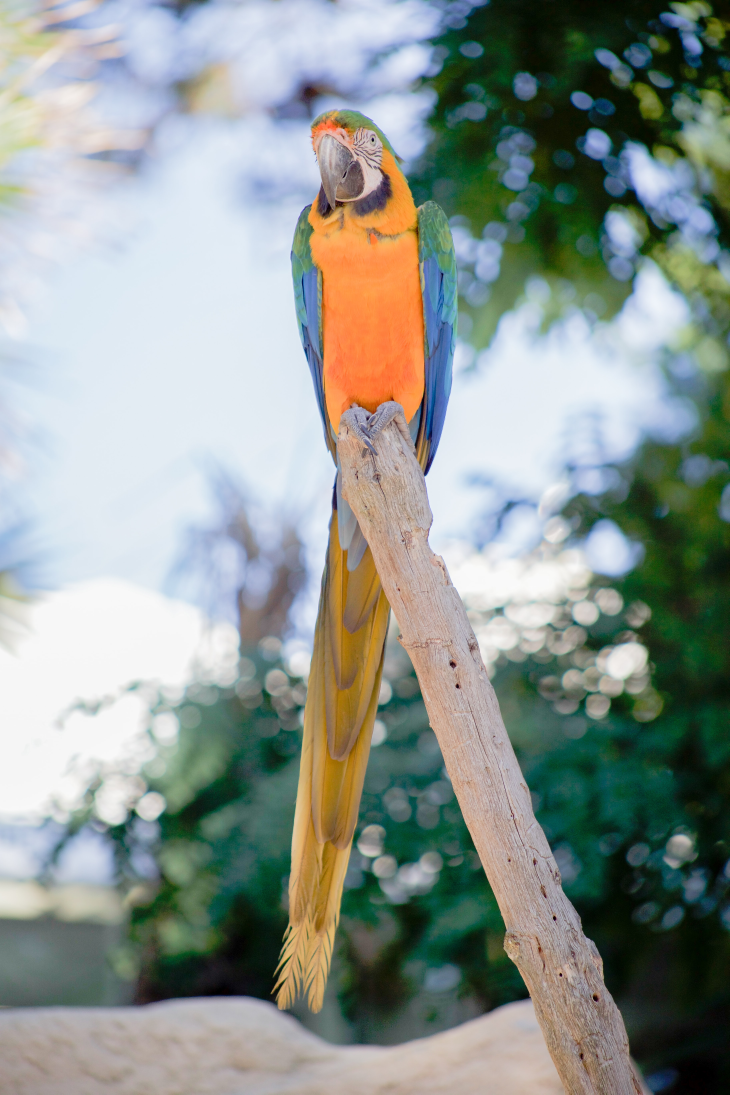
#> input picture openCV/parrot-image.jpg, 3648 x 5472 px, found by its file name (shown at 1/5 size)
$ python edges_dilation.py
#> lines starting #> are read from the running program, lines starting #| are printed output that depends on the picture; after the words box and inside, x2 and y2 are one past the last pixel; in counts of white or black regions, pixels touching at a corner belong together
import cv2

img = cv2.imread('openCV/parrot-image.jpg',-1)
#> img is the input picture: shape (5472, 3648, 3); mean B, G, R 144.5, 150.3, 141.5
#cv2.imshow('Image',img)

resized = cv2.resize(img, (int(img.shape[1]*0.1),int(img.shape[0]*0.1)), interpolation=cv2.INTER_CUBIC)
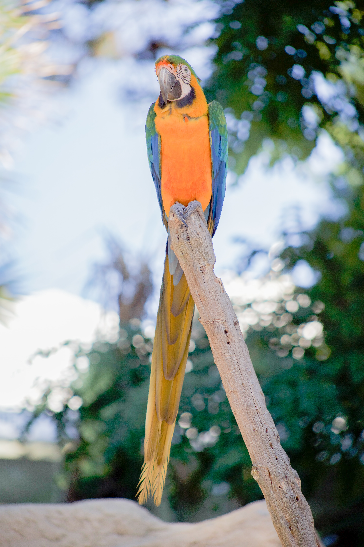
#> resized: shape (547, 364, 3); mean B, G, R 144.5, 150.4, 141.6
cv2.imshow('resized', resized)

cropped = resized[200:400,120:240]
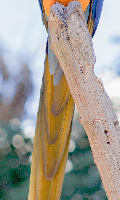
#> cropped: shape (200, 120, 3); mean B, G, R 146.8, 157.2, 162.4
cv2.imshow('cropped', cropped)

blur = cv2.GaussianBlur(resized,(3,3),cv2.BORDER_DEFAULT)
cv2.imshow('Blur',blur)

edges = cv2.Canny(blur,125,175)
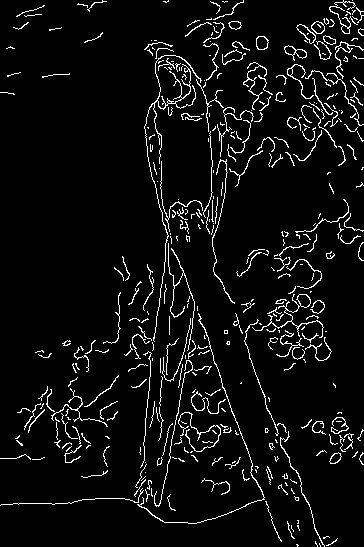
#> edges: shape (547, 364); 5.6% white in thin lines or dots
cv2.imshow('edges',edges)

dilated = cv2.dilate(edges,(3,3),iterations=3)
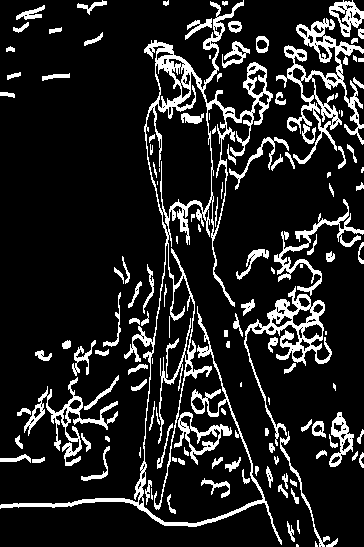
#> dilated: shape (547, 364); 13.9% white; 136 white regions (23 under 20 px), largest, box (x1, y1, x2, y2) and area: (0, 0, 282, 545) 9466, (276, 18, 364, 164) 3125, (244, 286, 332, 446) 2236
cv2.imshow('dilated',dilated)

eroded = cv2.erode(dilated,(3,3),iterations=3)
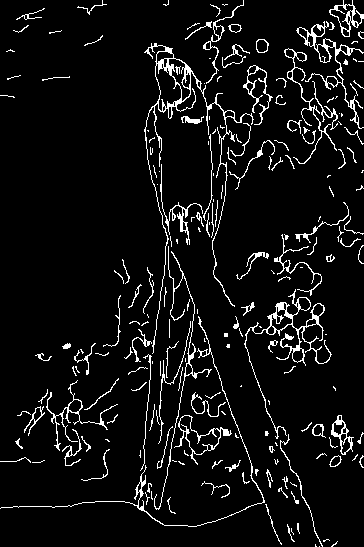
#> eroded: shape (547, 364); 6.6% white in thin lines or dots
cv2.imshow('eroded',eroded)

cv2.waitKey(0)
cv2.destroyAllWindows()
